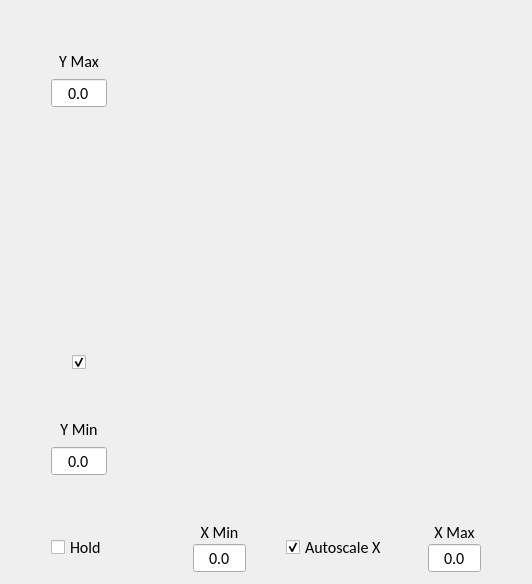
                <widget class="QWidget" name="tab_2">
                 <attribute name="title">
                  <string>Distance Velocity Display</string>
                 </attribute>
                 <layout class="QGridLayout" name="gridLayout_16">
                  <item row="0" column="0">
                   <layout class="QGridLayout" name="gridLayout_15">
                    <item row="0" column="1">
                     <widget class="QWidget" name="RangeVelocityDisplay_FMCW_triangle_DualRate" native="true">
                      <property name="sizePolicy">
                       <sizepolicy hsizetype="Expanding" vsizetype="Expanding">
                        <horstretch>0</horstretch>
                        <verstretch>0</verstretch>
                       </sizepolicy>
                      </property>
                      <property name="font">
                       <font>
                        <family>Calibri</family>
                        <pointsize>12</pointsize>
                        <kerning>true</kerning>
                       </font>
                      </property>
                     </widget>
                    </item>
                    <item row="1" column="0">
                     <layout class="QHBoxLayout" name="horizontalLayout_20">
                      <item>
                       <spacer name="horizontalSpacer_124">
                        <property name="orientation">
                         <enum>Qt::Horizontal</enum>
                        </property>
                        <property name="sizeType">
                         <enum>QSizePolicy::Maximum</enum>
                        </property>
                        <property name="sizeHint" stdset="0">
                         <size>
                          <width>40</width>
                          <height>20</height>
                         </size>
                        </property>
                       </spacer>
                      </item>
                      <item>
                       <widget class="QCheckBox" name="checkBox_Hold">
                        <property name="font">
                         <font>
                          <family>Calibri</family>
                          <pointsize>12</pointsize>
                         </font>
                        </property>
                        <property name="text">
                         <string>Hold</string>
                        </property>
                       </widget>
                      </item>
                      <item>
                       <spacer name="horizontalSpacer_125">
                        <property name="orientation">
                         <enum>Qt::Horizontal</enum>
                        </property>
                        <property name="sizeType">
                         <enum>QSizePolicy::Maximum</enum>
                        </property>
                        <property name="sizeHint" stdset="0">
                         <size>
                          <width>40</width>
                          <height>20</height>
                         </size>
                        </property>
                       </spacer>
                      </item>
                     </layout>
                    </item>
                    <item row="0" column="0">
                     <layout class="QVBoxLayout" name="verticalLayout_60">
                      <item>
                       <spacer name="verticalSpacer_22">
                        <property name="orientation">
                         <enum>Qt::Vertical</enum>
                        </property>
                        <property name="sizeType">
                         <enum>QSizePolicy::Maximum</enum>
                        </property>
                        <property name="sizeHint" stdset="0">
                         <size>
                          <width>20</width>
                          <height>40</height>
                         </size>
                        </property>
                       </spacer>
                      </item>
                      <item>
                       <layout class="QVBoxLayout" name="verticalLayout_56">
                        <property name="leftMargin">
                         <number>0</number>
                        </property>
                        <property name="topMargin">
                         <number>0</number>
                        </property>
                        <item>
                         <widget class="QLabel" name="label_61">
                          <property name="sizePolicy">
                           <sizepolicy hsizetype="Minimum" vsizetype="Preferred">
                            <horstretch>0</horstretch>
                            <verstretch>0</verstretch>
                           </sizepolicy>
                          </property>
                          <property name="font">
                           <font>
                            <family>Calibri</family>
                            <pointsize>12</pointsize>
                           </font>
                          </property>
                          <property name="text">
                           <string>Y Max</string>
                          </property>
                          <property name="alignment">
                           <set>Qt::AlignCenter</set>
                          </property>
                         </widget>
                        </item>
                        <item>
                         <layout class="QHBoxLayout" name="horizontalLayout_33">
                          <property name="topMargin">
                           <number>0</number>
                          </property>
                          <item>
                           <spacer name="horizontalSpacer_128">
                            <property name="orientation">
                             <enum>Qt::Horizontal</enum>
                            </property>
                            <property name="sizeType">
                             <enum>QSizePolicy::Maximum</enum>
                            </property>
                            <property name="sizeHint" stdset="0">
                             <size>
                              <width>40</width>
                              <height>20</height>
                             </size>
                            </property>
                           </spacer>
                          </item>
                          <item>
                           <widget class="QDoubleSpinBox" name="YMax_FMCW_triangle_DualRate_1">
                            <property name="minimumSize">
                             <size>
                              <width>0</width>
                              <height>25</height>
                             </size>
                            </property>
                            <property name="maximumSize">
                             <size>
                              <width>80</width>
                              <height>16777215</height>
                             </size>
                            </property>
                            <property name="font">
                             <font>
                              <family>Calibri</family>
                              <pointsize>12</pointsize>
                             </font>
                            </property>
                            <property name="alignment">
                             <set>Qt::AlignCenter</set>
                            </property>
                            <property name="buttonSymbols">
                             <enum>QAbstractSpinBox::NoButtons</enum>
                            </property>
                            <property name="decimals">
                             <number>1</number>
                            </property>
                            <property name="minimum">
                             <double>-500.000000000000000</double>
                            </property>
                            <property name="maximum">
                             <double>500.000000000000000</double>
                            </property>
                           </widget>
                          </item>
                          <item>
                           <spacer name="horizontalSpacer_142">
                            <property name="orientation">
                             <enum>Qt::Horizontal</enum>
                            </property>
                            <property name="sizeType">
                             <enum>QSizePolicy::Maximum</enum>
                            </property>
                            <property name="sizeHint" stdset="0">
                             <size>
                              <width>40</width>
                              <height>20</height>
                             </size>
                            </property>
                           </spacer>
                          </item>
                         </layout>
                        </item>
                       </layout>
                      </item>
                      <item>
                       <spacer name="verticalSpacer_23">
                        <property name="orientation">
                         <enum>Qt::Vertical</enum>
                        </property>
                        <property name="sizeHint" stdset="0">
                         <size>
                          <width>20</width>
                          <height>40</height>
                         </size>
                        </property>
                       </spacer>
                      </item>
                      <item>
                       <layout class="QGridLayout" name="gridLayout_19">
                        <property name="topMargin">
                         <number>43</number>
                        </property>
                       </layout>
                      </item>
                      <item>
                       <layout class="QHBoxLayout" name="horizontalLayout_57">
                        <property name="topMargin">
                         <number>0</number>
                        </property>
                        <property name="bottomMargin">
                         <number>0</number>
                        </property>
                        <item>
                         <spacer name="horizontalSpacer_101">
                          <property name="orientation">
                           <enum>Qt::Horizontal</enum>
                          </property>
                          <property name="sizeType">
                           <enum>QSizePolicy::Minimum</enum>
                          </property>
                          <property name="sizeHint" stdset="0">
                           <size>
                            <width>40</width>
                            <height>20</height>
                           </size>
                          </property>
                         </spacer>
                        </item>
                        <item>
                         <widget class="QWidget" name="widget_AutoScaleY_FMCW_triangle_DualRate_1" native="true">
                          <property name="sizePolicy">
                           <sizepolicy hsizetype="Maximum" vsizetype="Minimum">
                            <horstretch>0</horstretch>
                            <verstretch>0</verstretch>
                           </sizepolicy>
                          </property>
                          <property name="minimumSize">
                           <size>
                            <width>30</width>
                            <height>150</height>
                           </size>
                          </property>
                          <property name="maximumSize">
                           <size>
                            <width>30</width>
                            <height>150</height>
                           </size>
                          </property>
                          <property name="font">
                           <font>
                            <family>Calibri</family>
                            <pointsize>12</pointsize>
                           </font>
                          </property>
                         </widget>
                        </item>
                        <item>
                         <spacer name="horizontalSpacer_106">
                          <property name="orientation">
                           <enum>Qt::Horizontal</enum>
                          </property>
                          <property name="sizeType">
                           <enum>QSizePolicy::Minimum</enum>
                          </property>
                          <property name="sizeHint" stdset="0">
                           <size>
                            <width>40</width>
                            <height>20</height>
                           </size>
                          </property>
                         </spacer>
                        </item>
                       </layout>
                      </item>
                      <item>
                       <layout class="QHBoxLayout" name="horizontalLayout_56">
                        <item>
                         <spacer name="horizontalSpacer_59">
                          <property name="orientation">
                           <enum>Qt::Horizontal</enum>
                          </property>
                          <property name="sizeType">
                           <enum>QSizePolicy::Minimum</enum>
                          </property>
                          <property name="sizeHint" stdset="0">
                           <size>
                            <width>40</width>
                            <height>20</height>
                           </size>
                          </property>
                         </spacer>
                        </item>
                        <item>
                         <widget class="QCheckBox" name="AutoScaleY_FMCW_triangle_DualRate_1">
                          <property name="sizePolicy">
                           <sizepolicy hsizetype="Maximum" vsizetype="Fixed">
                            <horstretch>0</horstretch>
                            <verstretch>0</verstretch>
                           </sizepolicy>
                          </property>
                          <property name="font">
                           <font>
                            <family>Brandon Grotesque Medium</family>
                            <pointsize>12</pointsize>
                           </font>
                          </property>
                          <property name="layoutDirection">
                           <enum>Qt::LeftToRight</enum>
                          </property>
                          <property name="autoFillBackground">
                           <bool>false</bool>
                          </property>
                          <property name="text">
                           <string/>
                          </property>
                          <property name="checked">
                           <bool>true</bool>
                          </property>
                         </widget>
                        </item>
                        <item>
                         <spacer name="horizontalSpacer_98">
                          <property name="orientation">
                           <enum>Qt::Horizontal</enum>
                          </property>
                          <property name="sizeType">
                           <enum>QSizePolicy::Minimum</enum>
                          </property>
                          <property name="sizeHint" stdset="0">
                           <size>
                            <width>40</width>
                            <height>20</height>
                           </size>
                          </property>
                         </spacer>
                        </item>
                       </layout>
                      </item>
                      <item>
                       <spacer name="verticalSpacer_24">
                        <property name="orientation">
                         <enum>Qt::Vertical</enum>
                        </property>
                        <property name="sizeHint" stdset="0">
                         <size>
                          <width>20</width>
                          <height>40</height>
                         </size>
                        </property>
                       </spacer>
                      </item>
                      <item>
                       <layout class="QVBoxLayout" name="verticalLayout_57">
                        <property name="leftMargin">
                         <number>0</number>
                        </property>
                        <property name="topMargin">
                         <number>0</number>
                        </property>
                        <item>
                         <widget class="QLabel" name="label_62">
                          <property name="sizePolicy">
                           <sizepolicy hsizetype="Minimum" vsizetype="Preferred">
                            <horstretch>0</horstretch>
                            <verstretch>0</verstretch>
                           </sizepolicy>
                          </property>
                          <property name="font">
                           <font>
                            <family>Calibri</family>
                            <pointsize>12</pointsize>
                           </font>
                          </property>
                          <property name="text">
                           <string>Y Min</string>
                          </property>
                          <property name="alignment">
                           <set>Qt::AlignCenter</set>
                          </property>
                         </widget>
                        </item>
                        <item>
                         <layout class="QHBoxLayout" name="horizontalLayout_30">
                          <property name="topMargin">
                           <number>0</number>
                          </property>
                          <item>
                           <spacer name="horizontalSpacer_126">
                            <property name="orientation">
                             <enum>Qt::Horizontal</enum>
                            </property>
                            <property name="sizeType">
                             <enum>QSizePolicy::Maximum</enum>
                            </property>
                            <property name="sizeHint" stdset="0">
                             <size>
                              <width>40</width>
                              <height>20</height>
                             </size>
                            </property>
                           </spacer>
                          </item>
                          <item>
                           <widget class="QDoubleSpinBox" name="YMin_FMCW_triangle_DualRate_1">
                            <property name="minimumSize">
                             <size>
                              <width>0</width>
                              <height>25</height>
                             </size>
                            </property>
                            <property name="maximumSize">
                             <size>
                              <width>80</width>
                              <height>16777215</height>
                             </size>
                            </property>
                            <property name="font">
                             <font>
                              <family>Calibri</family>
                              <pointsize>12</pointsize>
                             </font>
                            </property>
                            <property name="alignment">
                             <set>Qt::AlignCenter</set>
                            </property>
                            <property name="buttonSymbols">
                             <enum>QAbstractSpinBox::NoButtons</enum>
                            </property>
                            <property name="decimals">
                             <number>1</number>
                            </property>
                            <property name="minimum">
                             <double>-500.000000000000000</double>
                            </property>
                            <property name="maximum">
                             <double>500.000000000000000</double>
                            </property>
                           </widget>
                          </item>
                          <item>
                           <spacer name="horizontalSpacer_127">
                            <property name="orientation">
                             <enum>Qt::Horizontal</enum>
                            </property>
                            <property name="sizeType">
                             <enum>QSizePolicy::Maximum</enum>
                            </property>
                            <property name="sizeHint" stdset="0">
                             <size>
                              <width>40</width>
                              <height>20</height>
                             </size>
                            </property>
                           </spacer>
                          </item>
                         </layout>
                        </item>
                       </layout>
                      </item>
                      <item>
                       <spacer name="verticalSpacer_25">
                        <property name="orientation">
                         <enum>Qt::Vertical</enum>
                        </property>
                        <property name="sizeType">
                         <enum>QSizePolicy::Maximum</enum>
                        </property>
                        <property name="sizeHint" stdset="0">
                         <size>
                          <width>20</width>
                          <height>40</height>
                         </size>
                        </property>
                       </spacer>
                      </item>
                     </layout>
                    </item>
                    <item row="1" column="1">
                     <layout class="QHBoxLayout" name="horizontalLayout_54">
                      <property name="spacing">
                       <number>0</number>
                      </property>
                      <property name="topMargin">
                       <number>0</number>
                      </property>
                      <item>
                       <spacer name="horizontalSpacer_94">
                        <property name="orientation">
                         <enum>Qt::Horizontal</enum>
                        </property>
                        <property name="sizeType">
                         <enum>QSizePolicy::Maximum</enum>
                        </property>
                        <property name="sizeHint" stdset="0">
                         <size>
                          <width>40</width>
                          <height>20</height>
                         </size>
                        </property>
                       </spacer>
                      </item>
                      <item>
                       <layout class="QVBoxLayout" name="verticalLayout_54">
                        <property name="leftMargin">
                         <number>0</number>
                        </property>
                        <property name="topMargin">
                         <number>0</number>
                        </property>
                        <item>
                         <widget class="QLabel" name="label_46">
                          <property name="sizePolicy">
                           <sizepolicy hsizetype="Minimum" vsizetype="Preferred">
                            <horstretch>0</horstretch>
                            <verstretch>0</verstretch>
                           </sizepolicy>
                          </property>
                          <property name="font">
                           <font>
                            <family>Calibri</family>
                            <pointsize>12</pointsize>
                           </font>
                          </property>
                          <property name="text">
                           <string>X Min</string>
                          </property>
                          <property name="alignment">
                           <set>Qt::AlignCenter</set>
                          </property>
                         </widget>
                        </item>
                        <item>
                         <widget class="QDoubleSpinBox" name="XMin_FMCW_triangle_DualRate_1">
                          <property name="minimumSize">
                           <size>
                            <width>0</width>
                            <height>25</height>
                           </size>
                          </property>
                          <property name="maximumSize">
                           <size>
                            <width>80</width>
                            <height>16777215</height>
                           </size>
                          </property>
                          <property name="font">
                           <font>
                            <family>Calibri</family>
                            <pointsize>12</pointsize>
                           </font>
                          </property>
                          <property name="alignment">
                           <set>Qt::AlignCenter</set>
                          </property>
                          <property name="buttonSymbols">
                           <enum>QAbstractSpinBox::NoButtons</enum>
                          </property>
                          <property name="decimals">
                           <number>1</number>
                          </property>
                          <property name="minimum">
                           <double>-500.000000000000000</double>
                          </property>
                          <property name="maximum">
                           <double>500.000000000000000</double>
                          </property>
                         </widget>
                        </item>
                       </layout>
                      </item>
                      <item>
                       <spacer name="horizontalSpacer_95">
                        <property name="orientation">
                         <enum>Qt::Horizontal</enum>
                        </property>
                        <property name="sizeType">
                         <enum>QSizePolicy::Expanding</enum>
                        </property>
                        <property name="sizeHint" stdset="0">
                         <size>
                          <width>40</width>
                          <height>20</height>
                         </size>
                        </property>
                       </spacer>
                      </item>
                      <item>
                       <widget class="QCheckBox" name="AutoScaleX_FMCW_triangle_DualRate_1">
                        <property name="sizePolicy">
                         <sizepolicy hsizetype="Minimum" vsizetype="Fixed">
                          <horstretch>0</horstretch>
                          <verstretch>0</verstretch>
                         </sizepolicy>
                        </property>
                        <property name="font">
                         <font>
                          <family>Calibri</family>
                          <pointsize>12</pointsize>
                         </font>
                        </property>
                        <property name="text">
                         <string>Autoscale X</string>
                        </property>
                        <property name="checked">
                         <bool>true</bool>
                        </property>
                       </widget>
                      </item>
                      <item>
                       <spacer name="horizontalSpacer_96">
                        <property name="orientation">
                         <enum>Qt::Horizontal</enum>
                        </property>
                        <property name="sizeType">
                         <enum>QSizePolicy::Expanding</enum>
                        </property>
                        <property name="sizeHint" stdset="0">
                         <size>
                          <width>40</width>
                          <height>20</height>
                         </size>
                        </property>
                       </spacer>
                      </item>
                      <item>
                       <layout class="QVBoxLayout" name="verticalLayout_55">
                        <property name="leftMargin">
                         <number>0</number>
                        </property>
                        <property name="topMargin">
                         <number>0</number>
                        </property>
                        <item>
                         <widget class="QLabel" name="label_60">
                          <property name="sizePolicy">
                           <sizepolicy hsizetype="Minimum" vsizetype="Preferred">
                            <horstretch>0</horstretch>
                            <verstretch>0</verstretch>
                           </sizepolicy>
                          </property>
                          <property name="font">
                           <font>
                            <family>Calibri</family>
                            <pointsize>12</pointsize>
                           </font>
                          </property>
                          <property name="text">
                           <string>X Max</string>
                          </property>
                          <property name="alignment">
                           <set>Qt::AlignCenter</set>
                          </property>
                         </widget>
                        </item>
                        <item>
                         <widget class="QDoubleSpinBox" name="XMax_FMCW_triangle_DualRate_1">
                          <property name="minimumSize">
                           <size>
                            <width>0</width>
                            <height>25</height>
                           </size>
                          </property>
                          <property name="maximumSize">
                           <size>
                            <width>80</width>
                            <height>16777215</height>
                           </size>
                          </property>
                          <property name="font">
                           <font>
                            <family>Calibri</family>
                            <pointsize>12</pointsize>
                           </font>
                          </property>
                          <property name="alignment">
                           <set>Qt::AlignCenter</set>
                          </property>
                          <property name="buttonSymbols">
                           <enum>QAbstractSpinBox::NoButtons</enum>
                          </property>
                          <property name="decimals">
                           <number>1</number>
                          </property>
                          <property name="minimum">
                           <double>-500.000000000000000</double>
                          </property>
                          <property name="maximum">
                           <double>500.000000000000000</double>
                          </property>
                         </widget>
                        </item>
                       </layout>
                      </item>
                      <item>
                       <spacer name="horizontalSpacer_97">
                        <property name="orientation">
                         <enum>Qt::Horizontal</enum>
                        </property>
                        <property name="sizeType">
                         <enum>QSizePolicy::Maximum</enum>
                        </property>
                        <property name="sizeHint" stdset="0">
                         <size>
                          <width>40</width>
                          <height>20</height>
                         </size>
                        </property>
                       </spacer>
                      </item>
                     </layout>
                    </item>
                   </layout>
                  </item>
                 </layout>
                </widget>
